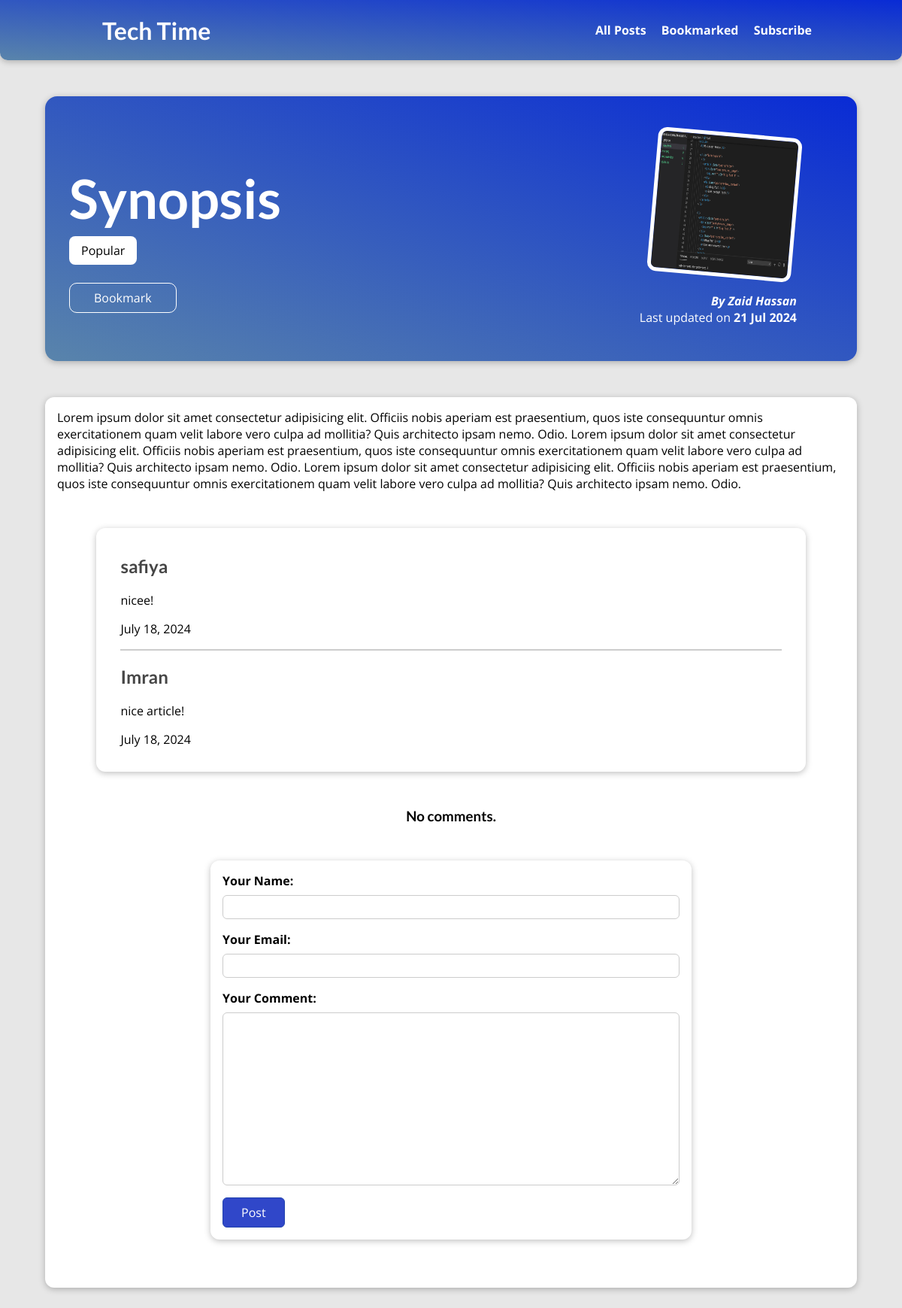
The app's page /posts/programming-is-fun, older data.
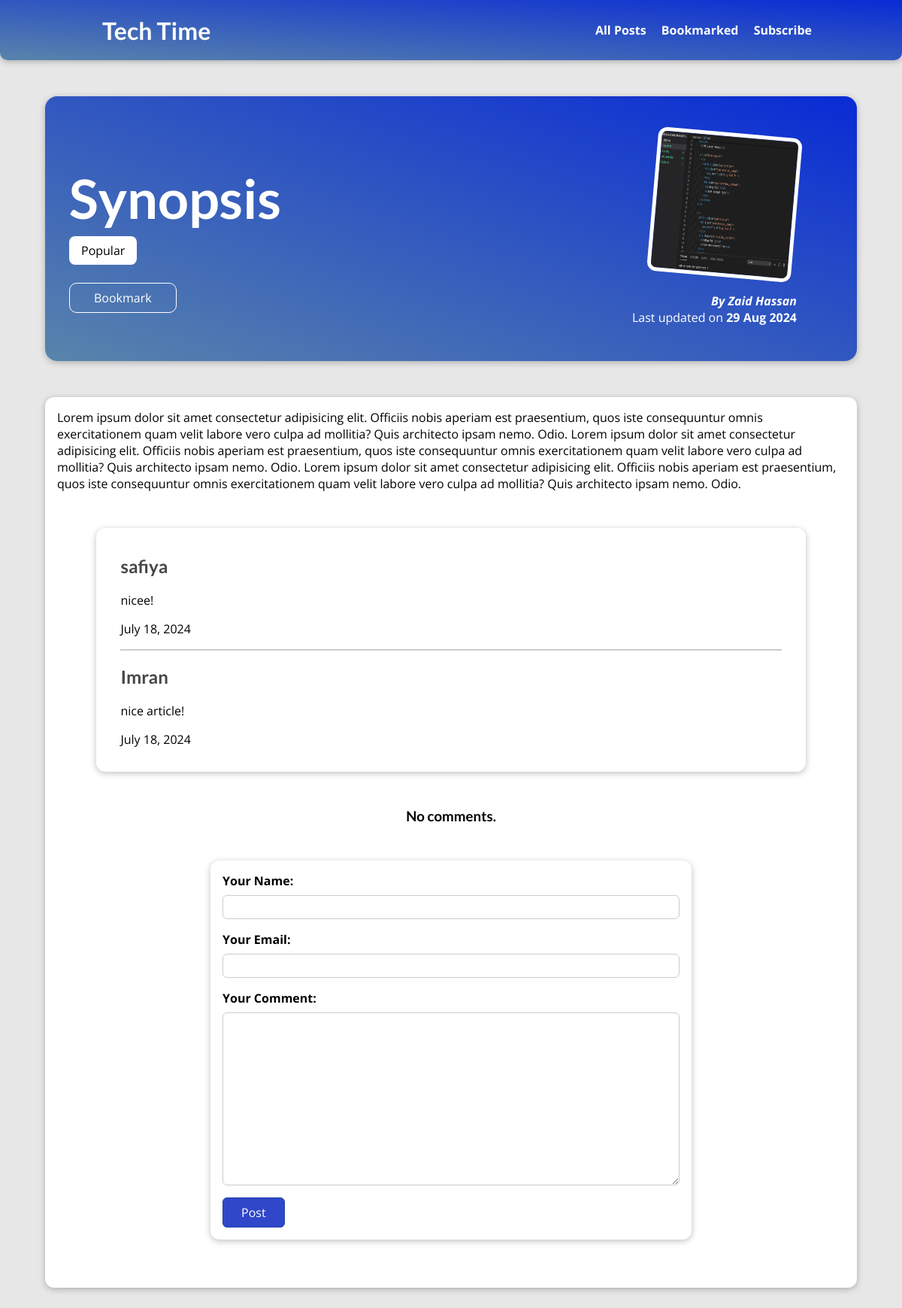
The same page, newer data.
### blog/models.py (models this page shows, shortened)
class Post(models.Model):
    title = models.CharField(max_length=100)
    excerpt = models.CharField(max_length=200)
    image = models.ImageField(upload_to="posts", null=True)
    date = models.DateField(auto_now=True)
    slug = models.SlugField(unique=True, db_index=True)
    content = models.TextField(validators=[MinLengthValidator(10)])
    author = models.ForeignKey(Author, on_delete=models.SET_NULL, null=True)
    tags = models.ManyToManyField(Tag)

class Tag(models.Model):
    caption = models.CharField(max_length=20)

class Author(models.Model):
    first_name = models.CharField(max_length=100)
    last_name = models.CharField(max_length=100)
    email_address = models.EmailField()
    def full_name(self):
        return f"{self.first_name} {self.last_name}"
    def __str__(self):
        return self.full_name()

class Comment(models.Model):
    user_name = models.CharField(max_length=120)
    user_email = models.EmailField()
    text = models.TextField(max_length=400)
    date = models.DateField(auto_now=True)
    post = models.ForeignKey(Post, on_delete=models.CASCADE, related_name="comments")

### blog/views.py (the view)
# urls.py: path("posts/<slug>", views.PostDetailView.as_view(), name="post-detail-page"),
class PostDetailView(View):
    template_name = "blog/post-detail.html"
    model = Post
    def is_stored_post(self, request, post_id):
        stored_posts =  request.session.get("stored_posts")
        if stored_posts is not None:
            is_saved_for_later = post_id in stored_posts
        else:
            is_saved_for_later = False
        return is_saved_for_later
    def get(self, request, slug):
        post = Post.objects.get(slug=slug)
        stored_subscriber = self.request.session.get("stored_subscriber")
        context = {
            "post": post,
            "post_tags": post.tags.all(),
            "comment_form": CommentForm(),
            "comments": post.comments.all().order_by("-id"),
            "saved_for_later": self.is_stored_post(request, post.id),
            "user_subscribed": stored_subscriber
        }
        return render(request, "blog/post-detail.html", context)
    def post(self, request, slug):
        comment_form = CommentForm(request.POST)
        post = Post.objects.get(slug=slug)
        if comment_form.is_valid():
           comment = comment_form.save(commit=False)
           comment.post = post
           comment.save()
           return HttpResponseRedirect(reverse("post-detail-page", args=[slug]))
        context = {
            "post": post,
            "post_tags": post.tags.all(),
            "comment_form": comment_form,
            "comments": post.comments.all().order_by("-id"),
            "saved_for_later": self.is_stored_post(request, post.id)
        }
        return render(request, "blog/post-detail.html", context)

### blog/forms.py
class CommentForm(forms.ModelForm):
    class Meta:
        model = Comment
        exclude = ["post"]
        labels = {
            "user_name": "Your Name",
            "user_email": "Your Email",
            "text": "Your Comment"
        }

### blog/templates/blog/post-detail.html (shortened to what this page needs)
{% extends "base.html"%}
{% load static%}
{% block css_file %}
<link rel="stylesheet" href="{% static "blog/post-comment.css" %}">
<link rel="stylesheet" href="{% static "blog/post-detail.css"%}">
{% endblock  %}
{% block content %}
<section id="summary">
<h2>{{post.title}}</h2>
<div>
    {% for tag in post_tags %}
    <span class="tag">{{tag.caption}}</span>
    {% endfor %}
</div>
<div id="read-later">
    <form action="{% url "read-later" %}" method="POST">
    <button>
        {% if saved_for_later %}
        Remove from Bookmarked.
        {% else %}
        Bookmark
        {% endif %}
    </button>
    </form>
</div>
<article>
    <img src="{{post.image.url}}" alt="{{post.title}}">
    <address>By <a href="mailto:{{post.author.emai_address}}">{{post.author}}</a></address>
    <div>
        Last updated on <time>{{post.date|date:" d M Y"}}</time>
    </div>
</article>
</section>
<main>
{{post.content}}
{% if comments %}
<section id="comments">
    <ul>
        {% for comment in comments %}
        <li>
            <h2>{{comment.user_name}}</h2>
            <p>{{comment.text|linebreaks}}</p>
            <p>{{comment.date}}</p>
        </li>
        {% endfor %}
    </ul>
</section>
{% endif %}
<h3 id="no-comments">No comments.</h3>
{% include "blog/includes/post-comment.html"%}
</main>
{% endblock %}

### templates/base.html (shortened to what this page needs)
{% load static %}
<!DOCTYPE html>
<html lang="en">
<head>
    <link rel="stylesheet" href="{% static "app.css" %}">
    {%block css_file%} {% endblock %}
</head>
<body>
    <header id="main-navigation">
        <h1><a href="{% url "starting-page"%}">Tech Time</a></h1>
        <nav>
          <a href="{% url "posts-page"  %}">All Posts</a>
          <a href="{% url "read-later" %}">Bookmarked</a>
          {% if user_subscribed %}
          <a href="{% url 'manage-subscription-page' %}">Manage Subscription</a>
          {% else %}
          <a href="{% url 'subscription-page' %}">Subscribe</a>
          {% endif %}
        </nav>
      </header>
    {%block content%}
    {% endblock %}
</body>
</html>

### blog/templates/blog/includes/post-comment.html (shortened to what this page needs)
<div>
    <form id="comment-form" action="{% url "post-detail-page" post.slug%}" method="POST">
        {% for form_field in comment_form %}
        <div class="form-control {% if form_field.errors%}invalid{%endif%}">
            {{form_field.label_tag}}
             {{form_field}}
        </div>
        {% endfor %}
        <button type="submit">Post</button>
    </form>
</div>

### static/app.css (style rules this page uses)
* { box-sizing: border-box; }
html { font-family: "Open Sans", "Lato", sans-serif; }
body { margin: 0; }
h1, h2, h3 { font-family: "Lato", sans-serif; font-weight: bold; }
#main-navigation { width: 100%; height: 5rem; display: flex; justify-content: space-between; align-items: center; padding: 0 10%; position: absolute; top: 0; left: 0; }
#main-navigation a { text-decoration: none; color: white; font-weight: bold; margin-left: 1rem; }

### blog/static/blog/post-comment.css (style rules this page uses)
.form-control { margin-bottom: 1rem; }
.form-control label { font-weight: bold; margin-bottom: 0.5rem; display: block; }
.form-control input, .form-control textarea { display: block; width: 100%; font: inherit; padding: 0.25rem; border-radius: 6px; border: 1px solid #ccc; }
#comment-form { margin: 3rem auto; width: 90%; max-width: 40rem; border-radius: 12px; background-color: white; box-shadow: 0 2px 8px rgba(0, 0, 0, 0.25); padding: 1rem; }
#comment-form button { font: inherit; background-color: #3047c9; color: white; border: 1px solid #2142ad; padding: 0.5rem 1.5rem; border-radius: 6px; cursor: pointer; }
#comments { margin: 3rem auto; width: 90%; max-width: 60rem; border-radius: 12px; background-color: white; box-shadow: 0 2px 8px rgba(0, 0, 0, 0.25); padding: 1rem 2rem; }
#comments ul { list-style: none; margin: 0; padding: 0; }
#comments li { margin-bottom: 1rem; border-bottom: 2px solid #ccc; }
#comments li:last-of-type { border-bottom: none; }
#comments h2 { color: #464646; }

### blog/static/blog/post-detail.css (style rules this page uses)
body { background-color: #e7e7e7; }
#main-navigation { background: linear-gradient(to right top, #5984ab, #092bd5); box-shadow: 0 2px 8px rgba(0, 0, 0, 0.25); border-bottom-left-radius: 10px; border-bottom-right-radius: 10px; }
#summary { margin: 8rem auto 3rem auto; padding: 2rem; width: 90%; max-width: 90rem; border-radius: 16px; background: linear-gradient(to right top, #5984ab, #092bd5); position: relative; box-shadow: 0 2px 8px rgba(0, 0, 0, 0.25); height: 22rem; }
#summary h2 { color: white; font-size: 4.5rem; margin-bottom: 1rem; }
#summary article { position: absolute; top: 2rem; right: 3rem; padding: 1rem 2rem; border-radius: 12px; text-align: right; color: white; }
#summary article img { width: 12rem; height: 12rem; border-radius: 12px; transform: rotateZ(5deg); border: 5px solid white; margin-bottom: 1rem; }
#summary address { font-weight: bold; }
#summary a { color: rgb(255, 255, 255); text-decoration: none; }
#summary time { font-weight: bold; }
main { width: 90%; max-width: 90rem; margin: 3rem auto; background-color: white; padding: 1rem; border-radius: 12px; box-shadow: 0 2px 8px rgba(0, 0, 0, 0.25); }
.tag { background-color: white; color: #000000; padding: 0.5rem 1rem; border-radius: 8px; }
#read-later { margin: 2rem 0; }
#read-later button { background-color: transparent; border: 1px solid white; border-radius: 10px; padding: 0.5rem 2rem; font: inherit; color: white; cursor: pointer; }
#no-comments { text-align: center; }

Row changes from the older to the newer data that the page shows:
changed Post "Synopsis": date "21 Jul 2024" → "29 Aug 2024"
